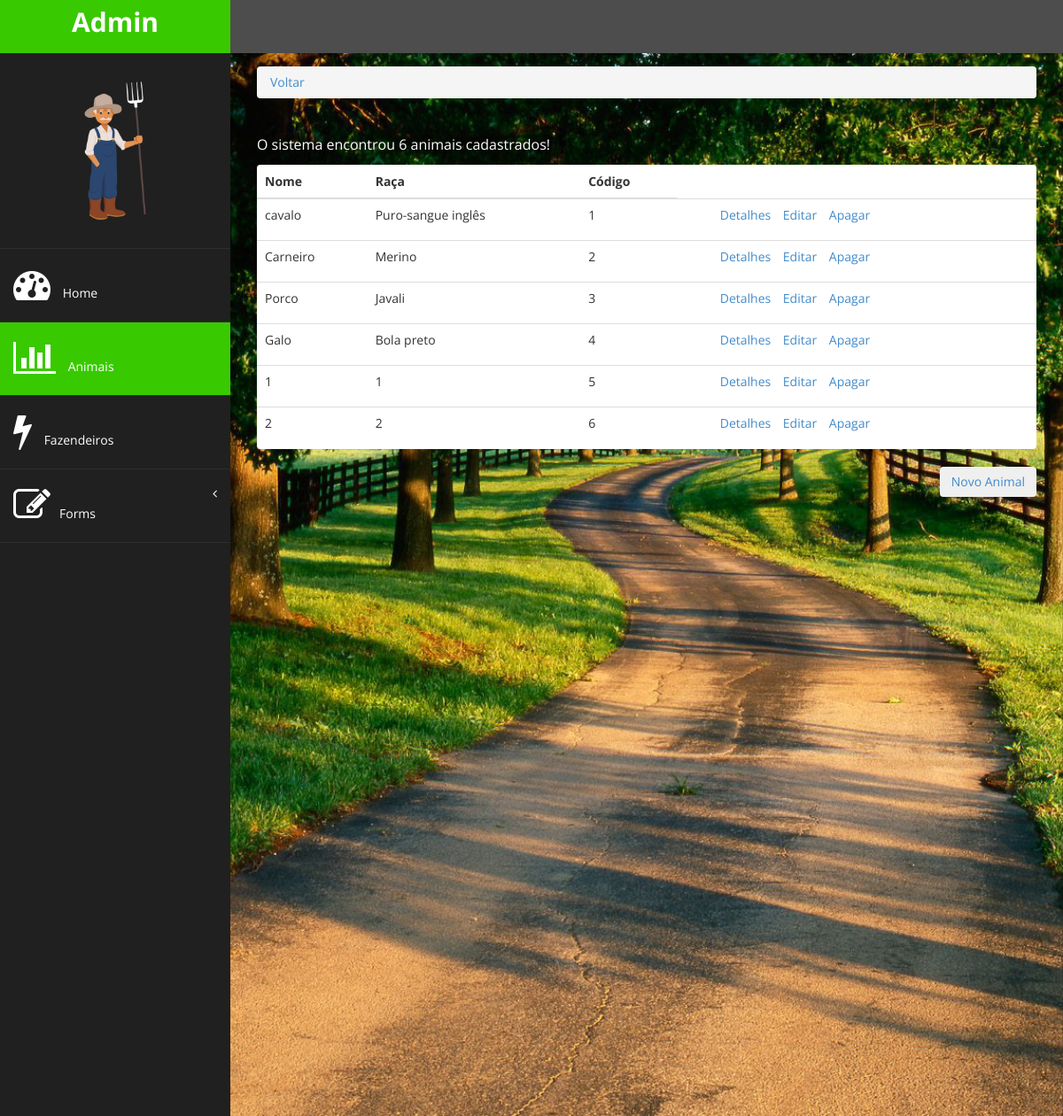
The app's page /gestao/animais/, older data.
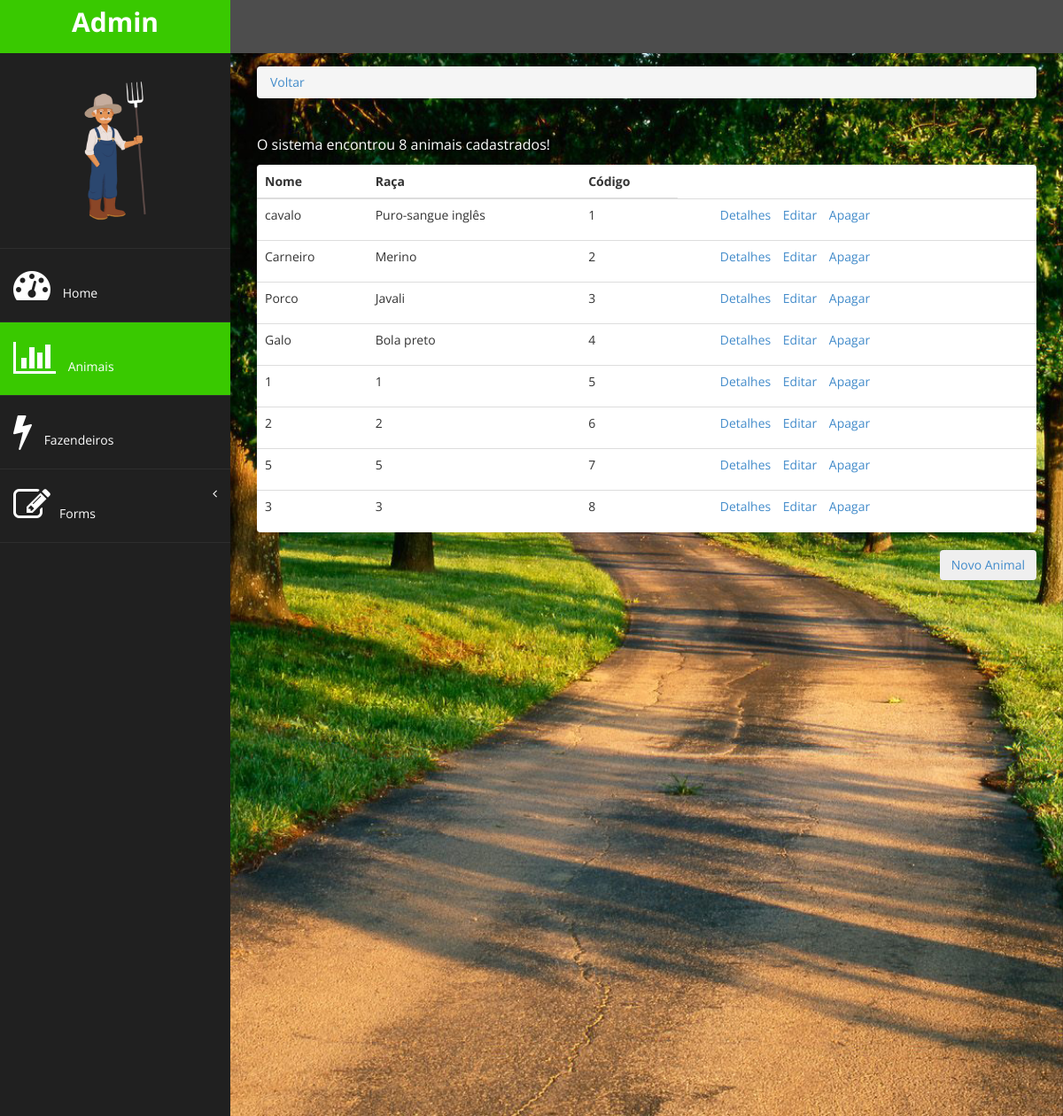
The same page, newer data.
### gestao/models.py (models this page shows)
class Animal(models.Model):
      nome = models.CharField(max_length=20)
      sexo = models.CharField(max_length=1, choices=[('M','Macho'),('F','Fêmea')])
      raca = models.CharField(max_length=20, verbose_name='Raça')
      cientifico = models.CharField(max_length=20, verbose_name='Nome Científico')
      peso = models.DecimalField(max_digits=6, decimal_places=2)
      tamanho = models.DecimalField(max_digits=5,decimal_places=2)
      expectativa = models.IntegerField(verbose_name='Expectativa de Vida')
      tipo_criacao = models.CharField(max_length=10, choices=[('Abate','Abate'),('Reprodutor','Reprodutor')])

### gestao/views.py (the view)
# urls.py: path('animais/', views.animais_list),
def animais_list(request):
      animais = Animal.objects.all()
      return render(request, 'animal/list.html', {'animais':animais})

### gestao/templates/animal/list.html
{% extends 'base.html' %} {% block active-animais %} active-menu {% endblock %} {% block conteudo %}
<div class="row">
      <div class="col-md-12">
            <ol class="breadcrumb">
                  <li>
                        <a href="/gestao">Voltar</a>
                  </li>
            </ol>
      </div>
</div>
<div class="row">
      <div class="col-md-12">
            <table class="table panel">
                  <thead>
                        <tr>
                              <th>Nome</th>
                              <th>Raça</th>
                              <th>Código</th>
                        </tr>
                  </thead>
                  <tbody>
                        {% for animal in animais %}
                        <tr>
                              <td>{{animal.nome}}</td>
                              <td>{{animal.raca}}</td>
                              <td>{{animal.id}}</td>
                              <td>
                                    <ul id="links">
                                          <a href="/gestao/animais/{{animal.id}}">Detalhes</a>
                                          <a href="/admin/gestao/animal/{{animal.id}}/change/">Editar</a>
                                          <a href="/admin/gestao/animal/{{animal.id}}/delete/">Apagar</a>
                                    </ul>
                              </td>
                        </tr>
                        {% endfor %}
                  </tbody>
                  <tfoot>
                        <p id="sistema">O sistema encontrou {{animais | length}} animais cadastrados!</p>
                  </tfoot>
            </table>
            <button id="cadastro" type="button" class="btn btn-dark"><a href="/gestao/animais/form/">Novo Animal</a></button>
      </div>
</div>
{% endblock %}

Row changes from the older to the newer data that the page shows:
added Animal: nome "5", raca "5", id "7"
added Animal: nome "3", raca "3", id "8"
Text that changed along with them:
{{ animais | length }}: "6" → "8"
